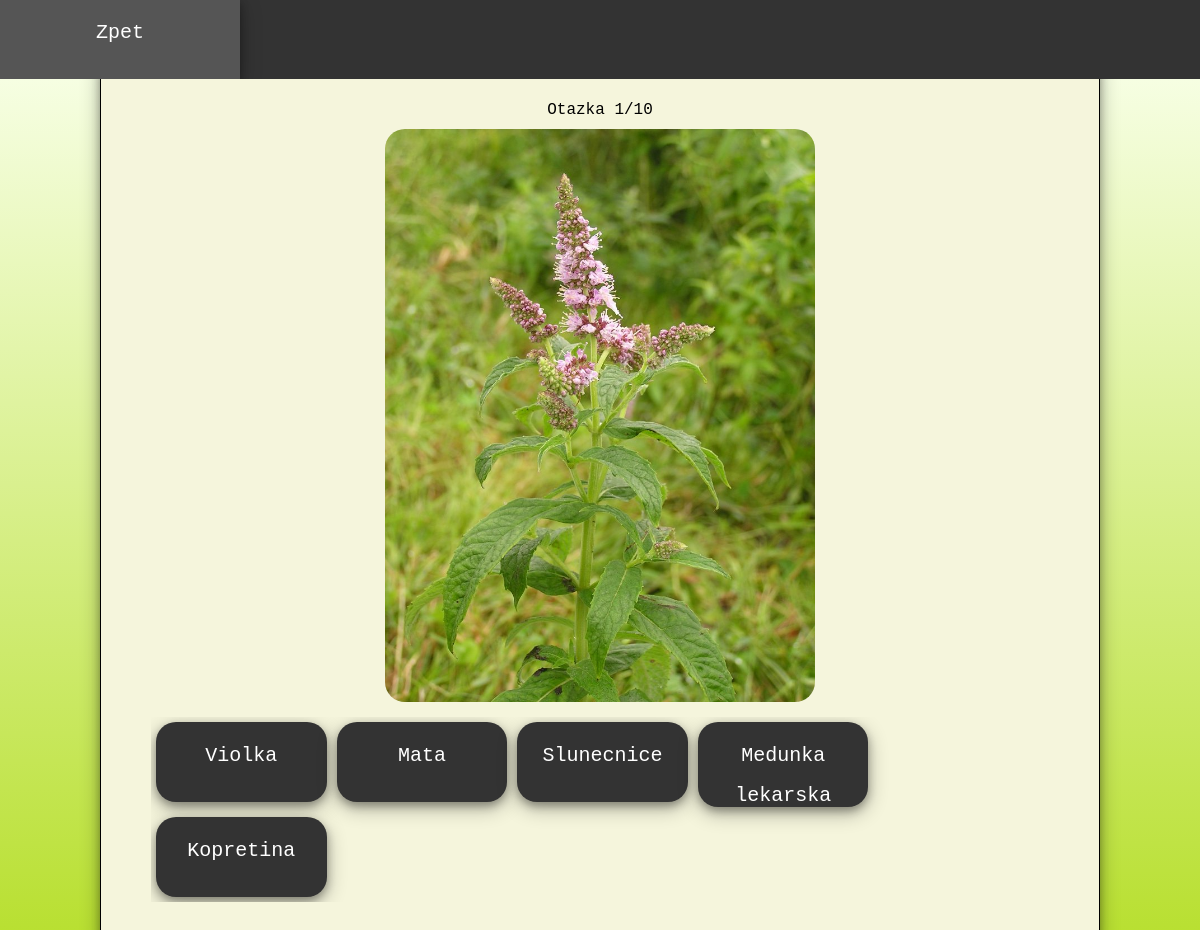
/testIMG.php (signed in), run on the app's committed database.
### tables this page shows
CREATE TABLE IF NOT EXISTS `PLANT` (
  `PLANTID` int(11) NOT NULL,
  `NAME` varchar(255) NOT NULL,
  `TYPE` varchar(255) NOT NULL,
  `RARITY` varchar(20) NOT NULL,
  `HEIGHT` int(11) NOT NULL,
  `FRUIT` varchar(20) DEFAULT NULL,
  `FLOWER` varchar(20) DEFAULT NULL,
  `DESCR` varchar(255) DEFAULT NULL,
  `LINK` varchar(200) DEFAULT NULL,
  `vyskyt` varchar(30) NOT NULL DEFAULT 'Ceska Republika',
  `vyuziti` varchar(30) NOT NULL DEFAULT 'Zadne',
  PRIMARY KEY (`PLANTID`)
);

### ituscript.php (called while the page is built, shortened)
<?php
function itu_getName($id){
	global $con;
	$sql = "SELECT NAME FROM PLANT WHERE PLANTID = $id";
	$res = mysql_query($sql, $con);
	$rows = mysql_fetch_row($res);
	return $rows[0];
}
function itu_getLink($id){
	global $con;
	$sql = "SELECT LINK FROM PLANT WHERE PLANTID = $id";
	$res = mysql_query($sql, $con);
	$rows = mysql_fetch_row($res);
	return $rows[0];
}
function itu_isFav($plantid, $name){
	global $con;
	$sql = "SELECT RECORDID FROM RECORD WHERE USER = '$name'";
	$res = mysql_query($sql, $con);
	$rows = mysql_fetch_row($res);
	$recordid = $rows[0];
	$sql = "SELECT COUNT(*) FROM PLECORD WHERE RECORD = $recordid AND PLANT = $plantid";
	$tmp = mysql_query($sql, $con);
	$uga = mysql_fetch_row($tmp);
	return $uga[0];
}
function itu_favCount($name){
	global $con;
	$sql = "SELECT RECORDID FROM RECORD WHERE USER = '$name'";
	$res = mysql_query($sql, $con);
	$rows = mysql_fetch_row($res);
	$recordid = $rows[0];
	$sql = "SELECT COUNT(RECORD) FROM PLECORD WHERE RECORD = $recordid";
	$res = mysql_query($sql, $con);
	$rows = mysql_fetch_row($res);
	return $rows[0];
}
function itu_plantArr($name, $id){
	$array[] = $id;
	for($i = 0; $i < 4; $i++){
		$value = rand(0,9);
		if(array_search($value, $array) == FALSE){
			if(itu_isFav($id, $name)){
				array_push($array, $value);
			}else{
				$i--;
			}
		}else{
			$i--;
		}
	}
	shuffle($array);
	return $array;
}
?>

### testIMG.php (the view, shortened to what this page needs)
<!DOCTYPE html>
<?php
include 'ituscript.php';
include 'config.php';
if(isset($_SESSION['prihlasenyuzivatel'])){
  $prihlasenyuzivatel = $_SESSION['prihlasenyuzivatel'];
}
 ?>
<html>
<head>
  <link rel="stylesheet" type="text/css" href="style.css">
</head>
<body>
  <div class="top-panel">
    <ul>
      <li><a href="tests.php" >Zpet</a></li>
    </ul>
  </div>
<div class="container">
  <div class="moznostiIMG">
  <?php
    if(((isset($_SESSION['correct']) ? $_SESSION['correct'] : 0) + (isset($_SESSION['wrong']) ? $_SESSION['wrong'] : 0)) == itu_favCount($prihlasenyuzivatel)){
      echo "Spravne odpovedi: ". (isset($_SESSION['correct']) ? $_SESSION['correct'] : 0). "<br>";
      echo "Spatne odpovedi: ". (isset($_SESSION['wrong']) ? $_SESSION['wrong'] : 0);
      itu_changeStat($prihlasenyuzivatel, (isset($_SESSION['correct']) ? $_SESSION['correct'] : 0), (isset($_SESSION['wrong']) ? $_SESSION['wrong'] : 0));
      if(isset($_SESSION['correct'])){
        $_SESSION['correct'] = 0;
      }
      if(isset($_SESSION['wrong'])){
        $_SESSION['wrong'] = 0;
      }
    }else{
      $r = (isset($_SESSION['correct']) ? $_SESSION['correct'] : 0);
        $w = (isset($_SESSION['wrong']) ? $_SESSION['wrong'] : 0);
        $otazka = $r + $w + 1;
        echo "Otazka " . $otazka . "/" . itu_favCount($prihlasenyuzivatel) . "<br>";
      while(!itu_isFav($rnd = rand(0,9), $prihlasenyuzivatel)) ;
      $array = itu_plantArr($prihlasenyuzivatel, $rnd);
      $ansAr = array(0, 0, 0, 0, 0);
      for($i = 0; $i < 4; $i++){
        if($array[$i] == $rnd){
          $ansAr[$i] = 1;
          break;
        }
      }
      echo "<img src=\"".itu_getLink($rnd, $prihlasenyuzivatel)."\">";
      echo '<ul>';
      echo "<li><a href=\"testIMG.php?cor=".$ansAr[0]."\" >".itu_getName($array[0])."</a></li>";
      echo "<li><a href=\"testIMG.php?cor=".$ansAr[1]."\" >".itu_getName($array[1])."</a></li>";
      echo "<li><a href=\"testIMG.php?cor=".$ansAr[2]."\" >".itu_getName($array[2])."</a></li>";
      echo "<li><a href=\"testIMG.php?cor=".$ansAr[3]."\" >".itu_getName($array[3])."</a></li>";
      echo "<li><a href=\"testIMG.php?cor=".$ansAr[4]."\" >".itu_getName($array[4])."</a></li>";
    }
  ?>
    </ul>
  </div>
</div>
</body>
</html>

### style.css (style rules this page uses)
html,body { text-align: center; font-family: courier; padding: 0; margin: 0; background: linear-gradient(to bottom, #f8ffe8 0%,#e3f5ab 33%,#b7df2d 100%); background-repeat: no-repeat; min-height: 100%; }
ul { list-style-type: none; margin: 0; padding: 0; overflow: hidden; background-color: #333; vertical-align: middle; }
li { float: left; width: 20%; font-size: 20px; box-shadow: 0 4px 8px 0 rgba(0, 0, 0, 0.3), 0 6px 20px 0 rgba(0, 0, 0, 0.3); }
li a { display: inline-block; color: white; text-align: center; padding: 14px 16px; text-decoration: none; height: 80px; line-height: 40px; width: 100%; }
.top-panel { width: 100vw; height: 80px; position: fixed; background-color: grey; z-index: 0; top:-1px; }
img { max-width: 430px; max-height: 600px; margin: 10px auto; border-radius: 20px; box-shadow: 0 4px 8px 0 rgba(0, 0, 0, 0.3), 0 6px 20px 0 rgba(0, 0, 0, 0.3); }
* { box-sizing: border-box; }
.container { border: 1px solid rgba(0, 0, 0, 1); border-radius: 20px; top: 20px; padding: 50px; margin:50px 100px; background-color: beige; box-shadow: 0 4px 8px 0 rgba(0, 0, 0, 0.3), 0 6px 20px 0 rgba(0, 0, 0, 0.3); overflow: visible; min-height: 90vh; }
.moznostiIMG ul { background-color: beige; }
.moznostiIMG img { max-width: 430px; max-height: 600px; margin: 10px auto; border-radius: 20px; box-shadow: none; }
.moznostiIMG li { width: 19%; margin: 5px; border-radius: 20px; background-color: #333 }

### data on the page
plant: LINK (picture), NAME "Mata"
plant: NAME "Violka"
plant: NAME "Slunecnice"
plant: NAME "Medunka lekarska"
plant: NAME "Kopretina"

### other printed values
$otazka "1"
itu_favCount($prihlasenyuzivatel) "10"
